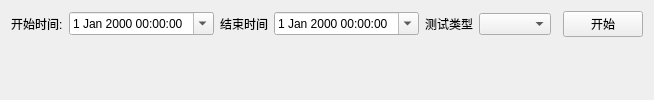
      <widget class="QWidget" name="tab_4">
       <attribute name="title">
        <string> 模拟/回放 </string>
       </attribute>
       <layout class="QVBoxLayout" name="verticalLayout_7" stretch="0,1">
        <item>
         <layout class="QHBoxLayout" name="horizontalLayout_4" stretch="0,0,0,0,0,0,1,0">
          <item>
           <widget class="QLabel" name="label_2">
            <property name="text">
             <string>开始时间:</string>
            </property>
           </widget>
          </item>
          <item>
           <widget class="QDateTimeEdit" name="dateTimeEdit">
            <property name="calendarPopup">
             <bool>true</bool>
            </property>
           </widget>
          </item>
          <item>
           <widget class="QLabel" name="label_3">
            <property name="text">
             <string>结束时间</string>
            </property>
           </widget>
          </item>
          <item>
           <widget class="QDateTimeEdit" name="dateTimeEdit_2">
            <property name="calendarPopup">
             <bool>true</bool>
            </property>
           </widget>
          </item>
          <item>
           <widget class="QLabel" name="label_4">
            <property name="text">
             <string>测试类型</string>
            </property>
           </widget>
          </item>
          <item>
           <widget class="QComboBox" name="comboBox_2"/>
          </item>
          <item>
           <widget class="QWidget" name="widget_2" native="true"/>
          </item>
          <item>
           <widget class="QPushButton" name="pushButton_5">
            <property name="text">
             <string>开始</string>
            </property>
           </widget>
          </item>
         </layout>
        </item>
        <item>
         <widget class="QWidget" name="widget_5" native="true"/>
        </item>
       </layout>
      </widget>
